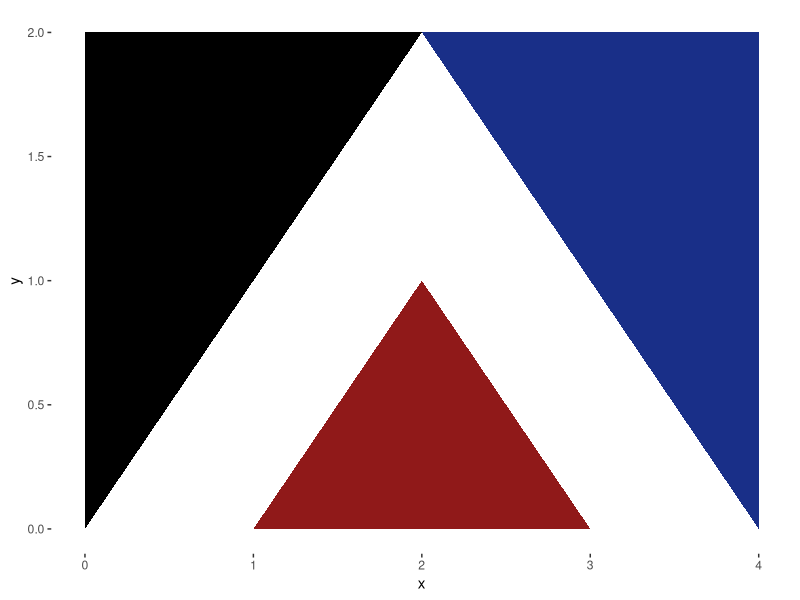

Here is the R script that generated this plot:
# Draws the Red Peak flag and saves as png file

library(ggplot2)

red_peak <- data.frame(
	shapes = factor(rep(c(1,2,3), each = 3)),
	x = c(1,3,2,0,0,2,4,4,2),
	y = c(0,0,1,0,2,2,0,2,2),
	stringsAsFactors = FALSE)
cols = c("#901919", "#000000", "#192F88")

png(filename = "redpeak.png", width = 800, height = 400)

ggplot(red_peak, aes(x=x, y=y)) +
	geom_polygon(aes(fill=shapes, group=shapes)) +
	scale_fill_manual(values = cols) +
	theme(panel.grid.major = element_blank(),
	legend.position = "none",
	panel.grid.minor = element_blank(),
	panel.background = element_rect(fill = 'white'))

dev.off()
